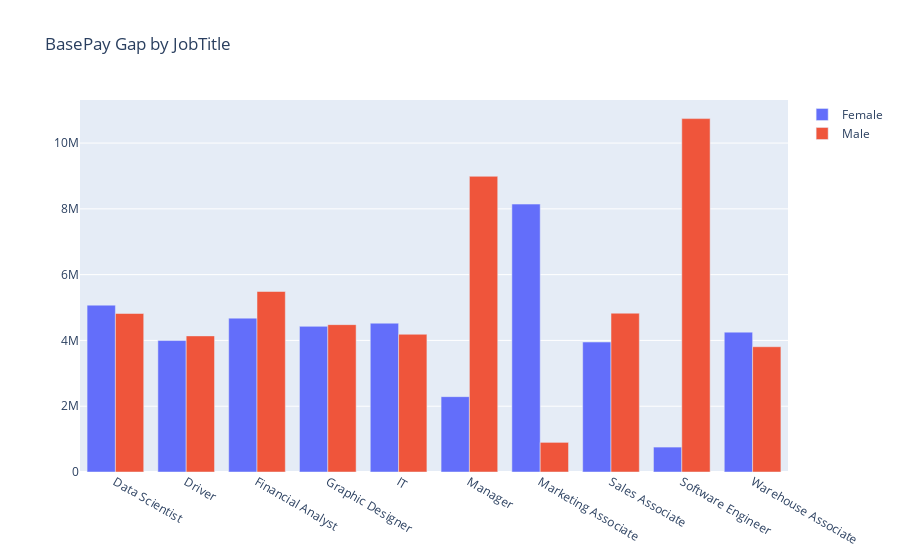

The cell this chart's notebook holds for it:
### Code cell
fig = go.Figure(data=[
    go.Bar(name='Female', x=female.index, y=female['BasePay']),
    go.Bar(name='Male', x=male.index, y=male['BasePay'])
])
# Change the bar mode
fig.update_layout(barmode='group', title='BasePay Gap by JobTitle')
fig.show()

### Figure 1 — Plotly figure (JSON) as saved in the notebook; plotly's stock layout.template omitted (floating-point values rounded to 4 significant figures)
{"data": [{"name": "Female", "type": "bar", "x": ["Data Scientist", "Driver", "Financial Analyst", "Graphic Designer", "IT", "Manager", "Marketing Associate", "Sales Associate", "Software Engineer", "Warehouse Associate"], "y": [5072354, 3995911, 4677458, 4427678, 4523786, 2290541, 8144752, 3951451, 757608, 4251700]}, {"name": "Male", "type": "bar", "x": ["Data Scientist", "Driver", "Financial Analyst", "Graphic Designer", "IT", "Manager", "Marketing Associate", "Sales Associate", "Software Engineer", "Warehouse Associate"], "y": [4818022, 4137870, 5487208, 4479790, 4187011, 8989123, 900700, 4827819, 10743520, 3808351]}], "layout": {"barmode": "group", "title": {"text": "BasePay Gap by JobTitle"}}}
